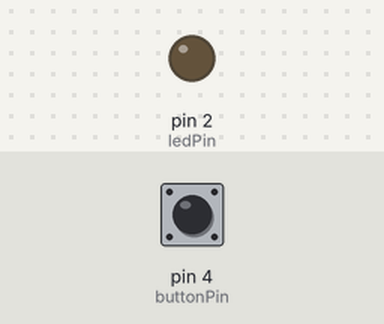
This sketch was run on a simulated Arduino Uno, built with avr-gcc and run on an emulated ATmega328P. Parts: output pins drawn as LEDs (lit = HIGH). The inputs (shaded band) are chosen by the test bench; at power-on: pin 4 (buttonPin) HIGH.

Above: at 1.2 s.
1.3 s: pin 4 (buttonPin) pulled LOW for 0.15 s
At 1.37 s:
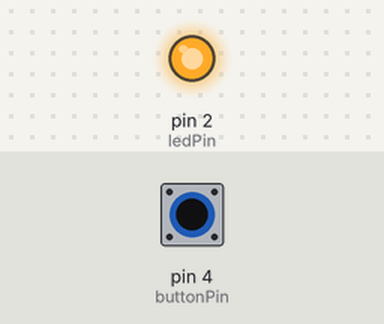
2.9 s: pin 4 (buttonPin) pulled LOW for 3.2 s
At 6.9 s:
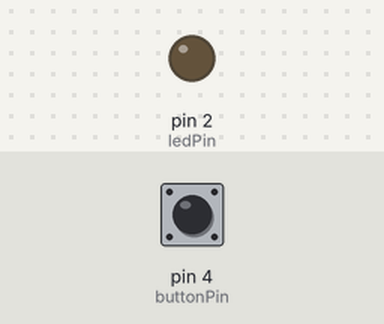
Timing chart, 0 to 8.4 s (numbered marks = the images above; inputs shaded):
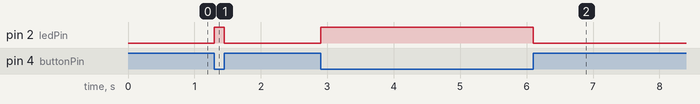

The sketch:

prg4_conditional_copy_20260806213205.ino
```cpp
// Define the pins
const int ledPin = 2;     // LED connected to GPIO 2
const int buttonPin = 4;  // Push button connected to GPIO 4

void setup() {
  // Set the LED pin as an output
  pinMode(ledPin, OUTPUT);

  // Set the button pin as an input with an internal pull-up resistor
  // This keeps the pin HIGH by default and goes LOW when pressed
  pinMode(buttonPin, INPUT_PULLUP);
}

void loop() {
  // Read the current state of the button
  int buttonState = digitalRead(buttonPin);

  // If condition to check button press
  // Using INPUT_PULLUP, LOW means the button is being pressed
  if (buttonState == LOW) {
    digitalWrite(ledPin, HIGH); // Turn LED ON
  } else {
    digitalWrite(ledPin, LOW);  // Turn LED OFF
  }
}
```

Measured:
- after the input at 1.3 s, pin 2 (ledPin): LOW → HIGH at once, → LOW 0.15 s later
- after the input at 2.9 s, pin 2 (ledPin): LOW → HIGH at once, → LOW 3.2 s later
